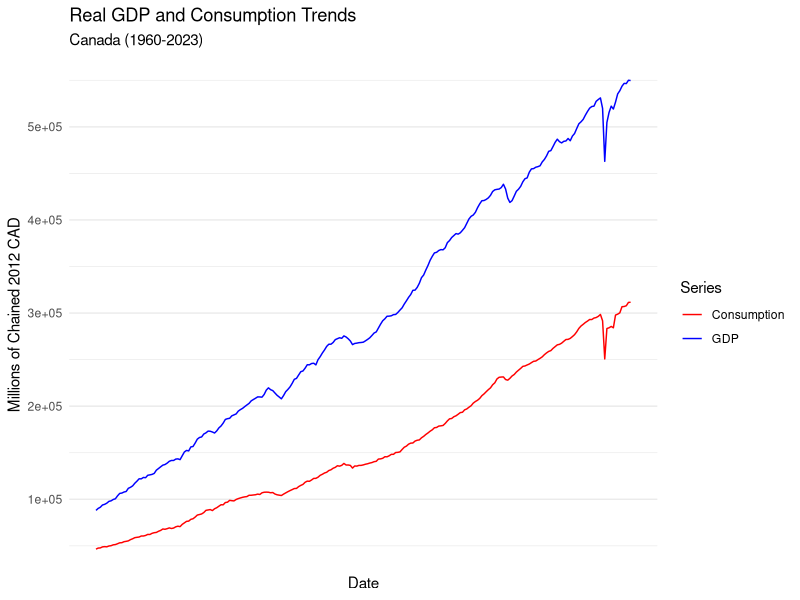
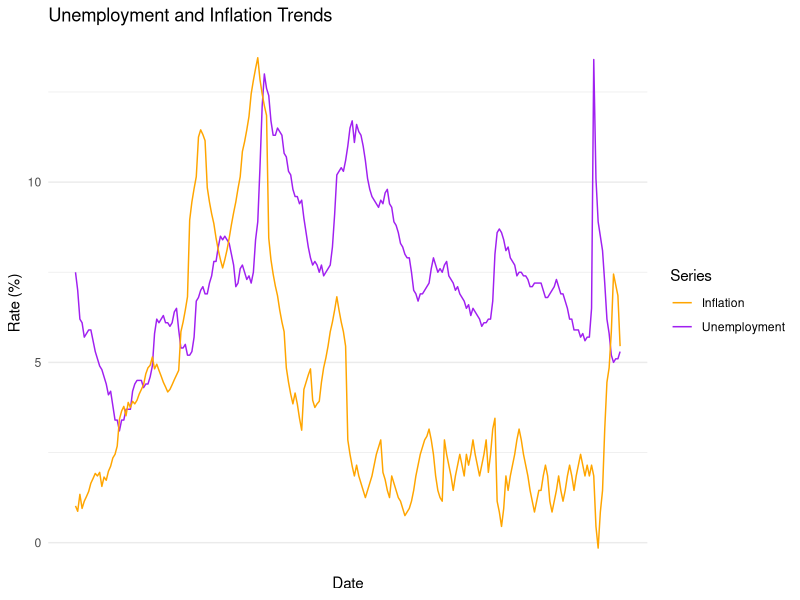
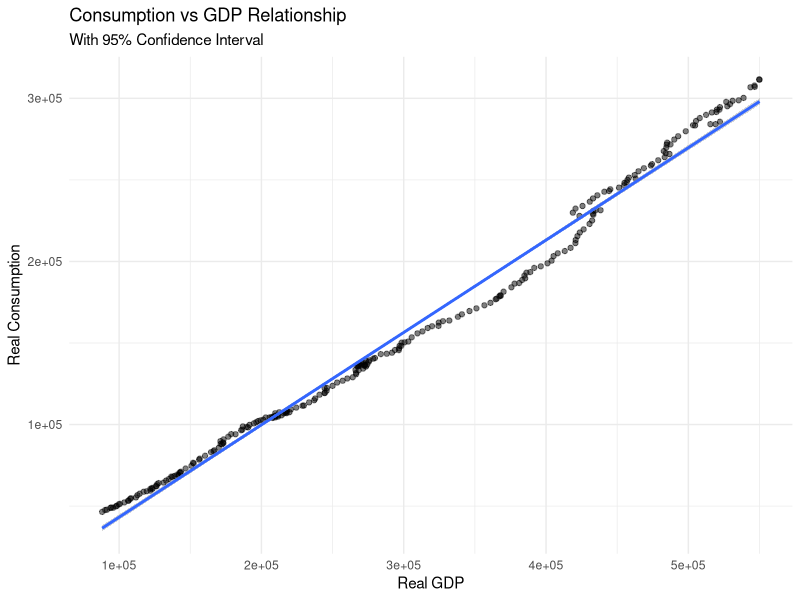
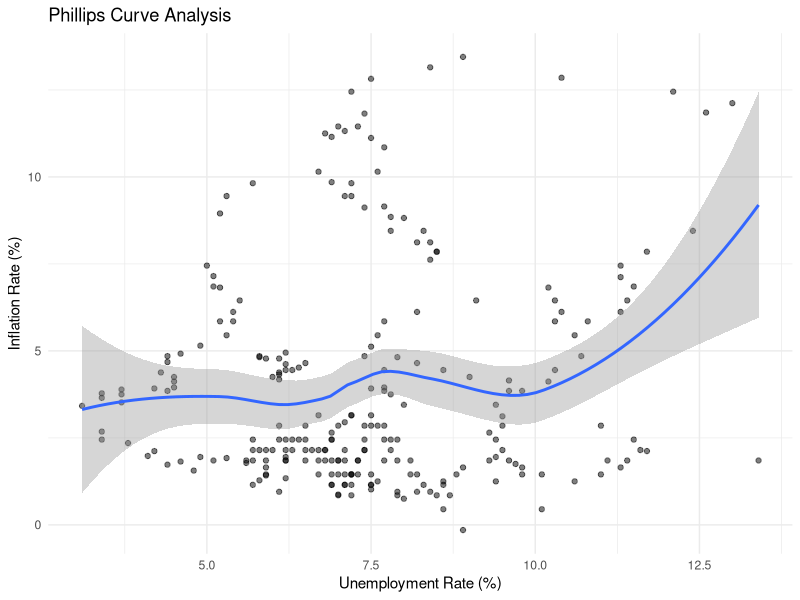

The R source for these figures, in order: (Note: this script raises an error after producing the figures.)
rm(list = ls())
library(openxlsx)
library(ggplot2)
library(dplyr)
library(tidyr)
library(forecast)
library(e1071)
library(randomForest)
library(scales)
library(broom)

# Read data
data <- read.xlsx("Canada_Real_GDP.xlsx", sheet = 1)

# Ensure required columns exist
required_columns <- c("date", "Value", "consumption_expenditure", "unemployment", "Inflation")
if (!all(required_columns %in% colnames(data))) {
  stop("Missing required columns in the dataset. Please check the input file.")
}

# 1. Data Preprocessing ----
# Convert date to proper format
data$date <- as.Date(as.numeric(data$date), origin = "1961-01-01")

# Calculate growth rates
data <- data %>%
  mutate(
    gdp_growth = (Value - lag(Value)) / lag(Value) * 100,
    consumption_growth = (consumption_expenditure - lag(consumption_expenditure)) / lag(consumption_expenditure) * 100
  ) %>%
  filter(!is.na(gdp_growth) & !is.na(consumption_growth))  # Remove rows with NA growth rates

# 2. Visualization Section ----
# GDP and Consumption Over Time
p1 <- ggplot(data, aes(x = date)) + 
  geom_line(aes(y = Value, color = "GDP")) + 
  geom_line(aes(y = consumption_expenditure, color = "Consumption")) +
  labs(x = "Date", y = "Millions of Chained 2012 CAD",
       title = "Real GDP and Consumption Trends",
       subtitle = "Canada (1960-2023)") +
  theme_minimal() +
  scale_color_manual(name = "Series", values = c("GDP" = "blue", "Consumption" = "red")) +
  scale_x_date(date_breaks = "5 years", date_labels = "%Y") +
  theme(axis.text.x = element_text(angle = 45))

# Unemployment and Inflation Over Time
p2 <- ggplot(data, aes(x = date)) + 
  geom_line(aes(y = unemployment, color = "Unemployment")) +
  geom_line(aes(y = Inflation, color = "Inflation")) +
  labs(x = "Date", y = "Rate (%)",
       title = "Unemployment and Inflation Trends") +
  theme_minimal() +
  scale_color_manual(name = "Series", values = c("Unemployment" = "purple", "Inflation" = "orange")) +
  scale_x_date(date_breaks = "5 years", date_labels = "%Y") +
  theme(axis.text.x = element_text(angle = 45))

# GDP vs Consumption Scatter
p3 <- ggplot(data, aes(x = Value, y = consumption_expenditure)) +
  geom_point(alpha = 0.5) +
  geom_smooth(method = "lm", se = TRUE) +
  labs(x = "Real GDP", y = "Real Consumption",
       title = "Consumption vs GDP Relationship",
       subtitle = "With 95% Confidence Interval") +
  theme_minimal()

# Phillips Curve (Unemployment vs Inflation)
p4 <- ggplot(data, aes(x = unemployment, y = Inflation)) +
  geom_point(alpha = 0.5) +
  geom_smooth(method = "loess", se = TRUE) +
  labs(x = "Unemployment Rate (%)", y = "Inflation Rate (%)",
       title = "Phillips Curve Analysis") +
  theme_minimal()

# 3. Statistical Analysis ----
# Descriptive statistics for all variables
stats_summary <- data %>%
  summarise(
    gdp_mean = mean(Value, na.rm = TRUE),
    gdp_sd = sd(Value, na.rm = TRUE),
    gdp_skew = skewness(Value, na.rm = TRUE),
    cons_mean = mean(consumption_expenditure, na.rm = TRUE),
    cons_sd = sd(consumption_expenditure, na.rm = TRUE),
    cons_skew = skewness(consumption_expenditure, na.rm = TRUE),
    unemp_mean = mean(unemployment, na.rm = TRUE),
    unemp_sd = sd(unemployment, na.rm = TRUE),
    inf_mean = mean(Inflation, na.rm = TRUE),
    inf_sd = sd(Inflation, na.rm = TRUE)
  )

# 4. Regression Analysis ----
# Basic consumption function
model1 <- lm(consumption_expenditure ~ Value, data = data)

# Multiple regression with all variables
model2 <- lm(consumption_expenditure ~ Value + unemployment + Inflation, data = data)

# Model summaries
summary(model1)
summary(model2)

# 5. Time Series Analysis ----
# GDP forecast
gdp_ts <- ts(data$Value, start = c(1960, 1), frequency = 1)
gdp_arima <- auto.arima(gdp_ts)
gdp_forecast <- forecast(gdp_arima, h = 5)  # 5-year forecast

# Consumption forecast
cons_ts <- ts(data$consumption_expenditure, start = c(1960, 1), frequency = 1)
cons_arima <- auto.arima(cons_ts)
cons_forecast <- forecast(cons_arima, h = 5)

# 6. Machine Learning ----
# Prepare data for Random Forest
rf_data <- data %>% 
  select(Value, consumption_expenditure, unemployment, Inflation) %>%
  na.omit()

# Random Forest model for consumption
rf_model <- randomForest(
  consumption_expenditure ~ ., 
  data = rf_data,
  ntree = 500,
  importance = TRUE
)

# Variable importance
importance(rf_model)

# 7. Economic Analysis ----
# Calculate marginal propensity to consume
mpc <- coef(model1)[2]

# Calculate Okun's Law coefficient (relationship between GDP growth and unemployment)
okun_model <- lm(unemployment ~ gdp_growth, data = data)
okun_coef <- coef(okun_model)[2]

# 8. Results Export ----
# Create results workbook
wb <- createWorkbook()

# Add sheets
addWorksheet(wb, "Model_Summary")
addWorksheet(wb, "Forecasts")
addWorksheet(wb, "Statistics")

# Write results
writeData(wb, "Model_Summary", tidy(model2))
writeData(wb, "Forecasts", as.data.frame(gdp_forecast))
writeData(wb, "Statistics", as.data.frame(stats_summary))

# Save workbook
saveWorkbook(wb, "economic_analysis_results.xlsx", overwrite = TRUE)

# 9. Plot Arrangement
install.packages("gridExtra")  
library(gridExtra)
library(ggplot2)
grid.arrange(p1, p2, p3, p4, ncol = 2)

# Print key findings
cat("\nKey Findings:\n")
cat("1. Marginal Propensity to Consume:", round(mpc, 3), "\n")
cat("2. Okun's Law Coefficient:", round(okun_coef, 3), "\n")
cat("3. R-squared (Multiple Regression):", round(summary(model2)$r.squared, 3), "\n")
cat("4. Most Important Predictor:", names(which.max(importance(rf_model)[, 1])), "\n")



